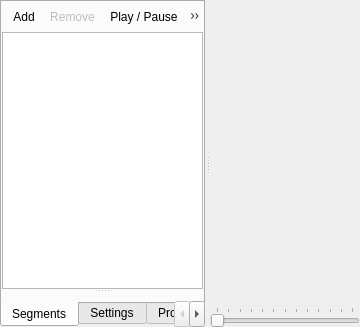
<?xml version="1.0" encoding="UTF-8"?>
<ui version="4.0">
 <class>CutsceneWidget</class>
 <widget class="QWidget" name="CutsceneWidget">
  <property name="geometry">
   <rect>
    <x>0</x>
    <y>0</y>
    <width>360</width>
    <height>327</height>
   </rect>
  </property>
  <property name="sizePolicy">
   <sizepolicy hsizetype="Expanding" vsizetype="Expanding">
    <horstretch>0</horstretch>
    <verstretch>0</verstretch>
   </sizepolicy>
  </property>
  <property name="windowTitle">
   <string>Form</string>
  </property>
  <property name="layoutDirection">
   <enum>Qt::LeftToRight</enum>
  </property>
  <layout class="QVBoxLayout" name="verticalLayout_2">
   <property name="spacing">
    <number>2</number>
   </property>
   <property name="leftMargin">
    <number>0</number>
   </property>
   <property name="topMargin">
    <number>0</number>
   </property>
   <property name="rightMargin">
    <number>0</number>
   </property>
   <property name="bottomMargin">
    <number>0</number>
   </property>
   <item>
    <widget class="QSplitter" name="splitter">
     <property name="sizePolicy">
      <sizepolicy hsizetype="Expanding" vsizetype="Expanding">
       <horstretch>0</horstretch>
       <verstretch>0</verstretch>
      </sizepolicy>
     </property>
     <property name="orientation">
      <enum>Qt::Horizontal</enum>
     </property>
     <property name="opaqueResize">
      <bool>false</bool>
     </property>
     <property name="handleWidth">
      <number>5</number>
     </property>
     <property name="childrenCollapsible">
      <bool>false</bool>
     </property>
     <property name="spacing" stdset="0">
      <number>2</number>
     </property>
     <property name="leftMargin" stdset="0">
      <number>2</number>
     </property>
     <property name="topMargin" stdset="0">
      <number>2</number>
     </property>
     <property name="rightMargin" stdset="0">
      <number>2</number>
     </property>
     <property name="bottomMargin" stdset="0">
      <number>2</number>
     </property>
     <widget class="QTabWidget" name="tabWidget">
      <property name="tabPosition">
       <enum>QTabWidget::South</enum>
      </property>
      <property name="currentIndex">
       <number>0</number>
      </property>
      <widget class="QWidget" name="tabSegments">
       <attribute name="title">
        <string>Segments</string>
       </attribute>
       <layout class="QVBoxLayout" name="verticalLayout_3">
        <property name="leftMargin">
         <number>0</number>
        </property>
        <property name="topMargin">
         <number>0</number>
        </property>
        <property name="rightMargin">
         <number>0</number>
        </property>
        <property name="bottomMargin">
         <number>0</number>
        </property>
        <item>
         <widget class="QSplitter" name="splitterLeft">
          <property name="sizePolicy">
           <sizepolicy hsizetype="Expanding" vsizetype="Expanding">
            <horstretch>0</horstretch>
            <verstretch>0</verstretch>
           </sizepolicy>
          </property>
          <property name="orientation">
           <enum>Qt::Vertical</enum>
          </property>
          <property name="handleWidth">
           <number>4</number>
          </property>
          <property name="childrenCollapsible">
           <bool>false</bool>
          </property>
          <widget class="QWidget" name="verticalLayoutWidgetBottom">
           <layout class="QVBoxLayout" name="verticalLayoutBottom">
            <property name="spacing">
             <number>1</number>
            </property>
            <item>
             <widget class="QToolBar" name="toolBarEntities">
              <property name="floatable">
               <bool>false</bool>
              </property>
              <addaction name="actionAddSegment"/>
              <addaction name="actionRemoveSegment"/>
              <addaction name="actionPlayPause"/>
              <addaction name="actionStop"/>
              <addaction name="actionLoop"/>
             </widget>
            </item>
            <item>
             <widget class="QListWidget" name="listWidget">
              <property name="dragDropMode">
               <enum>QAbstractItemView::InternalMove</enum>
              </property>
              <property name="alternatingRowColors">
               <bool>true</bool>
              </property>
             </widget>
            </item>
           </layout>
          </widget>
          <widget class="QWidget" name="container" native="true">
           <property name="sizePolicy">
            <sizepolicy hsizetype="Expanding" vsizetype="Expanding">
             <horstretch>0</horstretch>
             <verstretch>0</verstretch>
            </sizepolicy>
           </property>
           <layout class="QVBoxLayout" name="verticalLayout">
            <property name="leftMargin">
             <number>0</number>
            </property>
            <property name="topMargin">
             <number>0</number>
            </property>
            <property name="rightMargin">
             <number>0</number>
            </property>
            <property name="bottomMargin">
             <number>0</number>
            </property>
            <item>
             <widget class="QtTreePropertyBrowser" name="propertyBrowser" native="true">
              <property name="sizePolicy">
               <sizepolicy hsizetype="Expanding" vsizetype="Expanding">
                <horstretch>0</horstretch>
                <verstretch>0</verstretch>
               </sizepolicy>
              </property>
             </widget>
            </item>
            <item>
             <widget class="RichTextEditor" name="richTextEditor" native="true">
              <property name="sizePolicy">
               <sizepolicy hsizetype="Expanding" vsizetype="Expanding">
                <horstretch>0</horstretch>
                <verstretch>0</verstretch>
               </sizepolicy>
              </property>
             </widget>
            </item>
           </layout>
          </widget>
         </widget>
        </item>
       </layout>
      </widget>
      <widget class="QWidget" name="tabSettings">
       <attribute name="title">
        <string>Settings</string>
       </attribute>
       <layout class="QVBoxLayout" name="verticalLayout_4">
        <property name="spacing">
         <number>2</number>
        </property>
        <property name="leftMargin">
         <number>0</number>
        </property>
        <property name="topMargin">
         <number>0</number>
        </property>
        <property name="rightMargin">
         <number>0</number>
        </property>
        <property name="bottomMargin">
         <number>2</number>
        </property>
        <item>
         <widget class="QtTreePropertyBrowser" name="propertyBrowserSettings" native="true">
          <property name="sizePolicy">
           <sizepolicy hsizetype="Expanding" vsizetype="Expanding">
            <horstretch>0</horstretch>
            <verstretch>0</verstretch>
           </sizepolicy>
          </property>
         </widget>
        </item>
        <item>
         <widget class="QGroupBox" name="groupBox">
          <property name="title">
           <string>Action When Completed</string>
          </property>
          <layout class="QVBoxLayout" name="verticalLayout_5">
           <item>
            <widget class="ActionSelectWidget" name="actionSelect" native="true"/>
           </item>
          </layout>
         </widget>
        </item>
       </layout>
      </widget>
      <widget class="QWidget" name="tabProperties">
       <attribute name="title">
        <string>Properties</string>
       </attribute>
       <layout class="QVBoxLayout" name="verticalLayout_6">
        <property name="leftMargin">
         <number>0</number>
        </property>
        <property name="topMargin">
         <number>0</number>
        </property>
        <property name="rightMargin">
         <number>0</number>
        </property>
        <property name="bottomMargin">
         <number>0</number>
        </property>
        <item>
         <widget class="PropertyEditor" name="propertyEditor" native="true"/>
        </item>
       </layout>
      </widget>
     </widget>
     <widget class="QWidget" name="verticalLayoutWidgetRight">
      <layout class="QVBoxLayout" name="verticalLayoutRight">
       <property name="spacing">
        <number>1</number>
       </property>
       <item>
        <widget class="NovelTeaWidget" name="preview" native="true">
         <property name="sizePolicy">
          <sizepolicy hsizetype="Expanding" vsizetype="Expanding">
           <horstretch>0</horstretch>
           <verstretch>0</verstretch>
          </sizepolicy>
         </property>
         <property name="minimumSize">
          <size>
           <width>150</width>
           <height>300</height>
          </size>
         </property>
        </widget>
       </item>
       <item>
        <widget class="QSlider" name="horizontalSlider">
         <property name="maximum">
          <number>6000</number>
         </property>
         <property name="singleStep">
          <number>100</number>
         </property>
         <property name="pageStep">
          <number>500</number>
         </property>
         <property name="orientation">
          <enum>Qt::Horizontal</enum>
         </property>
         <property name="tickPosition">
          <enum>QSlider::TicksAbove</enum>
         </property>
        </widget>
       </item>
      </layout>
     </widget>
    </widget>
   </item>
  </layout>
  <action name="actionAddSegment">
   <property name="icon">
    <iconset theme="list-add">
     <normaloff/>
    </iconset>
   </property>
   <property name="text">
    <string>Add</string>
   </property>
  </action>
  <action name="actionRemoveSegment">
   <property name="enabled">
    <bool>false</bool>
   </property>
   <property name="icon">
    <iconset theme="list-remove">
     <normaloff/>
    </iconset>
   </property>
   <property name="text">
    <string>Remove</string>
   </property>
  </action>
  <action name="actionAddText">
   <property name="text">
    <string>Text</string>
   </property>
  </action>
  <action name="actionAddPageBreak">
   <property name="text">
    <string>Page Break</string>
   </property>
  </action>
  <action name="actionPlayPause">
   <property name="checkable">
    <bool>true</bool>
   </property>
   <property name="icon">
    <iconset theme="media-playback-start">
     <normaloff/>
    </iconset>
   </property>
   <property name="text">
    <string>Play / Pause</string>
   </property>
   <property name="toolTip">
    <string>Play / Pause</string>
   </property>
  </action>
  <action name="actionStop">
   <property name="icon">
    <iconset theme="media-playback-stop">
     <normaloff/>
    </iconset>
   </property>
   <property name="text">
    <string>Stop</string>
   </property>
   <property name="toolTip">
    <string>Stop</string>
   </property>
  </action>
  <action name="actionLoop">
   <property name="checkable">
    <bool>true</bool>
   </property>
   <property name="icon">
    <iconset theme="view-refresh">
     <normaloff/>
    </iconset>
   </property>
   <property name="text">
    <string>Loop</string>
   </property>
   <property name="toolTip">
    <string>Loop</string>
   </property>
  </action>
 </widget>
 <customwidgets>
  <customwidget>
   <class>NovelTeaWidget</class>
   <extends>QWidget</extends>
   <header>Widgets/NovelTeaWidget.hpp</header>
   <container>1</container>
  </customwidget>
  <customwidget>
   <class>PropertyEditor</class>
   <extends>QWidget</extends>
   <header>Widgets/PropertyEditor.hpp</header>
   <container>1</container>
  </customwidget>
  <customwidget>
   <class>ActionSelectWidget</class>
   <extends>QWidget</extends>
   <header>Widgets/ActionSelectWidget.hpp</header>
   <container>1</container>
  </customwidget>
  <customwidget>
   <class>QtTreePropertyBrowser</class>
   <extends>QWidget</extends>
   <header>Widgets/QtPropertyBrowser/qttreepropertybrowser.h</header>
   <container>1</container>
  </customwidget>
  <customwidget>
   <class>RichTextEditor</class>
   <extends>QWidget</extends>
   <header>Widgets/RichTextEditor.hpp</header>
   <container>1</container>
  </customwidget>
 </customwidgets>
 <resources/>
 <connections/>
</ui>
